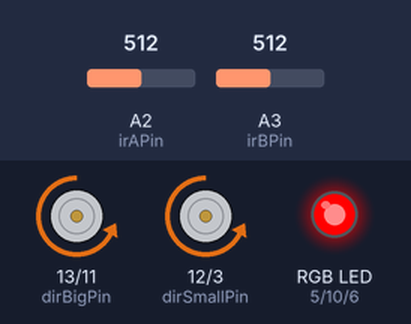
This sketch was run on a simulated Arduino Uno, built with avr-gcc and run on an emulated ATmega328P. Shown: direction and speed pins drawn as motors (green arrow = direction pin HIGH = forward, orange = LOW = backward, longer = more drive), an RGB LED mixed from three pins (HIGH = lit). The inputs (shaded band) are chosen by the test bench; at power-on: A2 (irAPin) = 512, A3 (irBPin) = 512.

Above: at 1.2 s.
1.3 s: A2 (irAPin) set to 306
At 2.2 s:
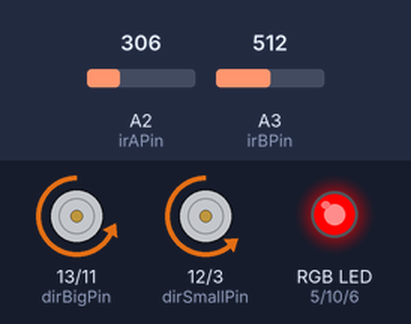
2.9 s: A3 (irBPin) set to 306
At 3.5 s:
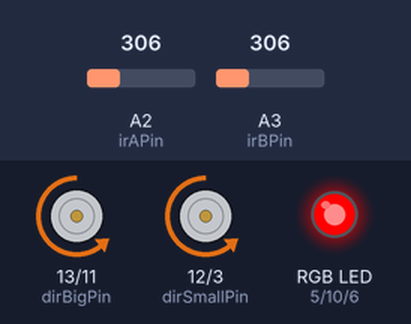
4.5 s: A2 (irAPin) set to 360
At 5.7 s:
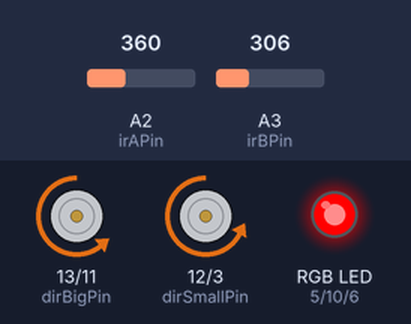
6.0 s: A3 (irBPin) set to 195
At 7.3 s:
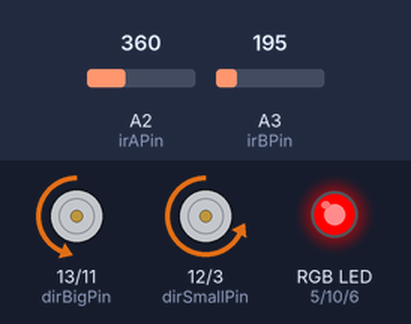
7.6 s: A2 (irAPin) set to 0
At 9.1 s:
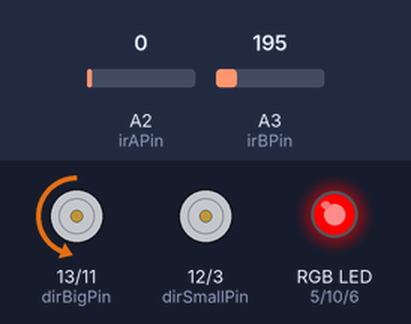
10.6 s: A3 (irBPin) set to 214
At 11.9 s:
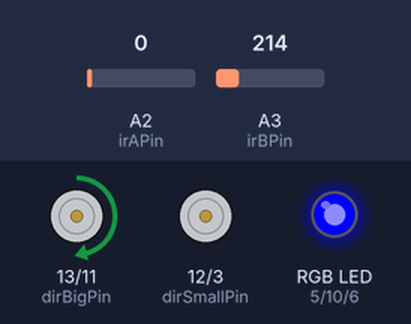
Timing chart, 0 to 13.1 s (numbered marks = the images above; inputs shaded):
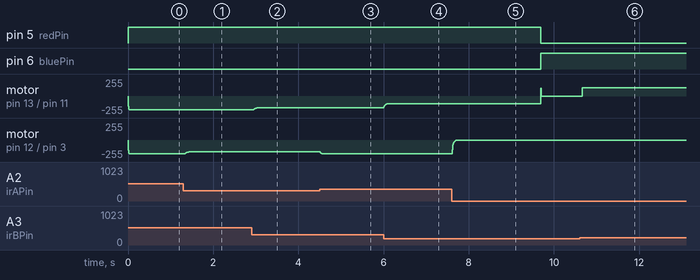

The sketch:

ferro3states2FerrosMotorShieldNoSin.ino
```cpp
 /* Read 2 IRs and set 2 PWMs to 2 electromagnets  */

// Hardware params
int dirSmallPin = 12; // D12 pin  is direction for line A = small electromagnet
int pwmSmallPin = 3;  // D3 pin  is pwm for line A = small electromagnet
int dirBigPin = 13;   // big electromagnet direction
int pwmBigPin = 11;   // big electromagnet PWM
int irAPin = A2;
int irBPin = A3;
int redPin = 5;
int greenPin = 10;
int bluePin = 6;

int maxIrSensorWhenVeryclose = 350; // read with hand very close to sensor
int maxPwmElectro = 205; // 0 - 255

// Software params
float irThres01 = 0.3; // threshold to decide it's big enought to jump state
int   irMinNonZeroVal = 0; // under this, ir is considered noise =0
float lambda = 0.3; // running avg smoothing parameter (expo smoothing)
float ledBrightMult01 = 1.; // in 0-1 to dim the RGB LED
float sinusFmax = 1.; // Hz max frequence of field sinus
float sinusFreqLoopPeriod = 60*5; // seconds to make a full loop over frequencies
float secBeforSinus = 2; // seconds
float secBeforSleep = 2 * sinusFreqLoopPeriod; // seconds

// Software helpers
const float tau = 6.2832; // 2* pi
const int SLEEP_STATE = 1;
const int PROXI_STATE = 2;
const int nStates = 2;
int curState;
float tInit;
int irARunningAvg = 0; // Smoothed value, running avg
int irBRunningAvg = 0; // Smoothed value, running avg
int dirSmallFIXED2LOW = LOW;
int dirBig = LOW;

void setup() {
    Serial.begin(9600);
    pinMode(dirSmallPin, OUTPUT);
    pinMode(dirBigPin, OUTPUT);
    pinMode(pwmSmallPin, OUTPUT);
    pinMode(pwmBigPin, OUTPUT);
    pinMode(redPin, OUTPUT);
    pinMode(greenPin, OUTPUT);
    pinMode(bluePin, OUTPUT);
    curState = SLEEP_STATE;
    tInit = ((float) millis()) / 1000.;
}

void loop() {
    float fieldSmall01 = 0.;
    float fieldBig01 = 0.;
    float irA01 = readIr01(irAPin);
    float irB01 = readIr01(irBPin);
    float t = ((float) millis()) / 1000.; // seconds since start

    switch (curState){
        case SLEEP_STATE:
            fieldSmall01 = 0.;
            fieldBig01 = 0.;
            curState = nextStateFromSleep((irA01+irB01)/2., t);
            break;
        case PROXI_STATE:
            fieldSmall01 = irA01;
            fieldBig01 = irB01;
            curState = nextStateFromProxi((irA01+irB01)/2, t);
            break;
    }
    updateElectro(pwmSmallPin, fieldSmall01, dirSmallPin, dirSmallFIXED2LOW);
    updateElectro(pwmBigPin, fieldBig01, dirBigPin, dirBig);
    updateLed(dirBig);
    //printDebug(irA01, irB01, fieldSmall01, fieldBig01, dirBig, curState, t);
    delay(10);
}


int nextStateFromSleep(float ir01, float t) {
    if (ir01 > irThres01) {
        return jumpToState(PROXI_STATE);
    }
    else { // no ir
    	return SLEEP_STATE;
    }
}

int nextStateFromProxi(float ir01, float t) {
    if (ir01 > irThres01) {
        tInit = ((float) millis()) / 1000.;
        return PROXI_STATE;
    }
    else { // no ir
        if ((t - tInit) > secBeforSinus) {
            dirBig = reverseDir(dirBig); // Revert direction
            return jumpToState(SLEEP_STATE);
        }
        else {
            return PROXI_STATE;
        }
    }
}

int jumpToState(int state) {
    tInit = ((float) millis()) / 1000.;
    return state;
}

float readIr01(int irPin) {
    // Read field mean strengh on IR sensor
    int irSmooth;
    int ir = analogRead(irPin); // InfraRed proximity
    if (irPin == irAPin) {
        irSmooth = smoothInt(ir, irARunningAvg, lambda );
        irARunningAvg = irSmooth;
    } else { // irBPin
        irSmooth = smoothInt(ir, irBRunningAvg, lambda );
        irBRunningAvg = irSmooth;
    }
    /*
    Serial.print(" ir RAW ");
    Serial.print(ir);
    Serial.print(" irSmooth ");
    Serial.print(irSmooth);
    Serial.println("");
    delay(500);
    */


    if (irSmooth < irMinNonZeroVal) { // remove noise
        irSmooth = 0;
    }
    irSmooth = constrain(irSmooth, 0, maxIrSensorWhenVeryclose); // ensure a max value
    return ( (float)irSmooth / (float)maxIrSensorWhenVeryclose );
}

void updateElectro(int pwmPin, float field01, int dirPin, int dir) {
    // update direction
    digitalWrite(dirPin, dir);
    // update PWM
    int pwm = (int)(field01 * (float)maxPwmElectro);
    pwm = constrain(pwm, 0, maxPwmElectro); // defensive
    analogWrite(pwmPin, pwm); // default Arduino PWM freq = 500Hz
}

void updateLed(int dirBig){
    int r = 0;
    int g = 0;
    int b = 0;
    if (dirBig == LOW) {
        r = (int)(255. * ledBrightMult01);
    } else {
        b = (int)(255. * ledBrightMult01);
    }
    analogWrite(redPin, r);
    analogWrite(greenPin, g);
    analogWrite(bluePin, b);
}

int reverseDir(int dir) {
    if (dir == HIGH) {
        dir = LOW;
    } else {
        dir = HIGH;
    }
   return dir;
}

int smoothInt(int newVal, int smoothedVal, float lambda ){
    return (int)smooth((float)newVal, (float)smoothedVal,  lambda );
}

float smooth(float newVal, float smoothedVal, float lambda ){
    smoothedVal = (newVal *  lambda) + (smoothedVal  *  (1-lambda));
    return smoothedVal;
}

void printDebug(float irA01, float irB01, float fieldSmall01, float fieldBig01, int dirBig, int curState, float t) {

    Serial.print(" irA01 ");
    Serial.print(irA01);
    Serial.print(" irB01 ");
    Serial.print(irB01);
    Serial.print(" fieldSmall01 ");
    Serial.print(fieldSmall01);
    Serial.print(" fieldBig01 ");
    Serial.print(fieldBig01);
    Serial.print(" dirBig ");
    Serial.print(dirBig);
    Serial.print(" curState ");
    Serial.print(curState);
    Serial.print(" t-tInit ");
    Serial.print(t - tInit);
    Serial.println("");
    delay(500);
}
```

Measured:
- the behaviour switches between 213 and 214 on A3 (irBPin) (found by bisection; images 5 and 6)
- after the input at 1.3 s, motor on pin 12 (dirSmallPin) / pin 3 (pwmSmallPin): backward 205/255 → backward 179/255 after 0.05 s
- after the input at 2.9 s, motor on pin 13 (dirBigPin) / pin 11 (pwmBigPin): backward 205/255 → backward 179/255 after 0.05 s
- after the input at 4.5 s, motor on pin 12 (dirSmallPin) / pin 3 (pwmSmallPin): backward 179/255 → backward 205/255 at once
- after the input at 6.0 s, motor on pin 13 (dirBigPin) / pin 11 (pwmBigPin): moves from backward 179/255 to backward 114/255 over 0.10 s, starting at once
- after the input at 7.6 s, pin 5 (redPin): HIGH → LOW after 2.1 s; pin 6 (bluePin): LOW → HIGH after 2.1 s; motor on pin 13 (dirBigPin) / pin 11 (pwmBigPin): backward 114/255 → stopped after 2.1 s; motor on pin 12 (dirSmallPin) / pin 3 (pwmSmallPin): moves from backward 205/255 to stopped over 0.14 s, starting at once
- after the input at 10.6 s, motor on pin 13 (dirBigPin) / pin 11 (pwmBigPin): stopped → forward 123/255 after 0.06 s
